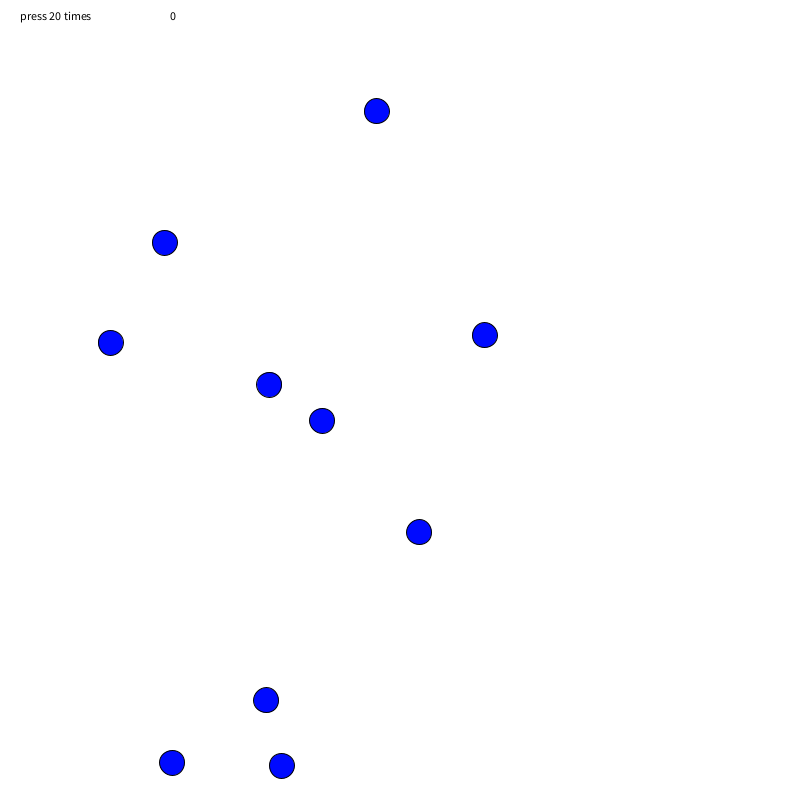
Frame 1 (no input)
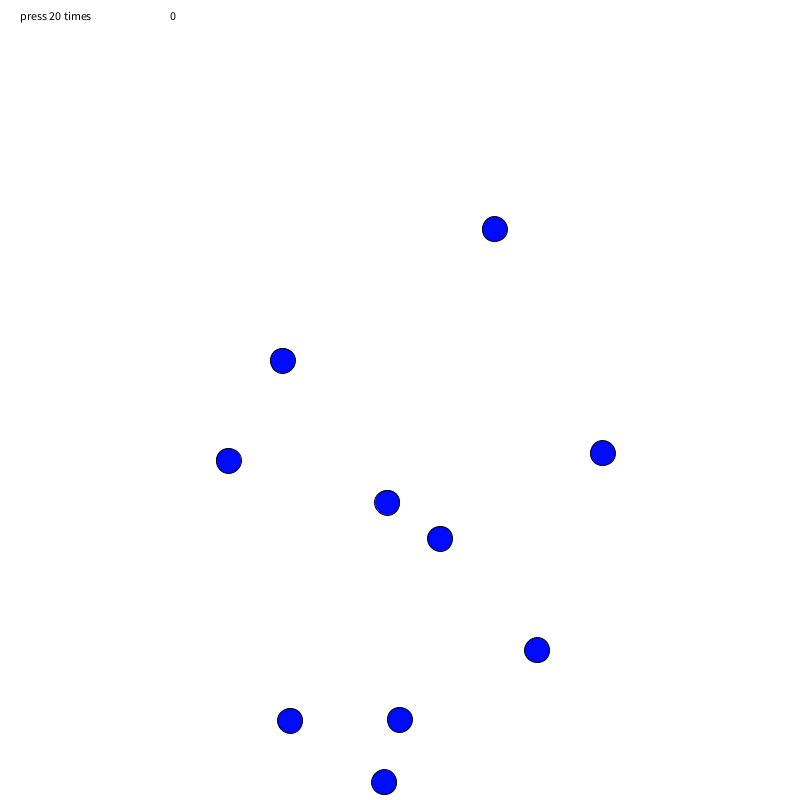
Frame 60 (the mouse pressed at the canvas centre just before this capture)
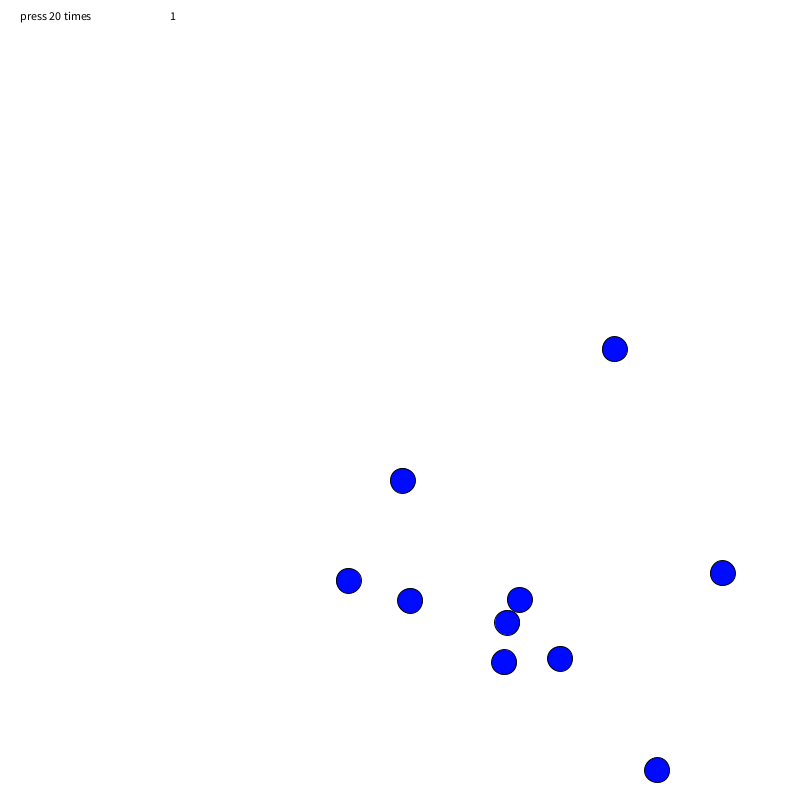
Frame 120 (the mouse held since frame 60 and released just before this capture)

The Processing sketch that drew these frames (run headless with seeded random() and noise(); from frame 60 on, the mouse is pressed at the canvas centre):

// Processing sketch: Arraygame
// ── Arraygame.pde
ArrayList<Ball> balls; // this is to implement the ArrayList
float amount = random(5,12); //amount of balls it shows, which is a random value between 5 and 12 everytime you start the program
int points = 0;
int textposX = 20;
int textposY =20;
String intro = "press 20 times";
int lol = #FFFFFF;

boolean click = false;

void setup() {
  size(800,800);


  
  
   balls = new ArrayList<Ball>(); // this is to get the arraylist into the program
  
  
  for (int i = 0; i <amount; i++){  // This is making a for loop and indicating how many Arrays we have
  balls.add(new Ball()); // this is to give it the add feature
 
}}

void draw(){
  background(#FFFFFF);
  fill(#000000);
  text(intro,textposX,textposY);
  text(points,textposX + 150,textposY);
  fill(lol);
  text("you win",textposX,textposY + 100);
  if ( points==20){
    lol = #000000;}
 // Ball a = balls.get(10); // this is to get the balls from the arrays
 if ( click == true){
  amount -= 1; }
 
  // a.display();  // this is to display the ball
 for (Ball p : balls){
    
   p.display(); //this is to display the balls
}
}
void mousePressed(){
  if(mouseX<width)
  points+=1;
 
}



//keep in mind this is not done at all, this is just to test out if i understood arrays and classes so far.
//this is no game by any means

// ── Class.pde
class Ball{
 // variables 
  float x = random(100,800); //x value of the ball
  float y = random(100,800); //y value of the ball
  float ballsize = 25; //size of the ball in x values
  int speed = 2; //speed of the ball
  int colour =#000AFF; //colour of the ball
  int speedx = 1;
  int speedy = 1;
 
  //below is what the class shows  
  

  
void display() {
  fill(colour);
  ellipse(x,y,ballsize,ballsize);
  
  //This entire series of booleans is to keep the balls inside of the screen
 x = x + (speed * speedx) ;
 y = y + (speed * speedy) ;
 
 if ( x > width ) {
   speedx *= -1 ;}
   
 if ( x < 0) {
   speedx *= -1 ;}
 
 if ( y > height ) {
   speedy *= -1 ;}
   
 if ( y < 0) {
   speedy *= -1; }}
   

}  
